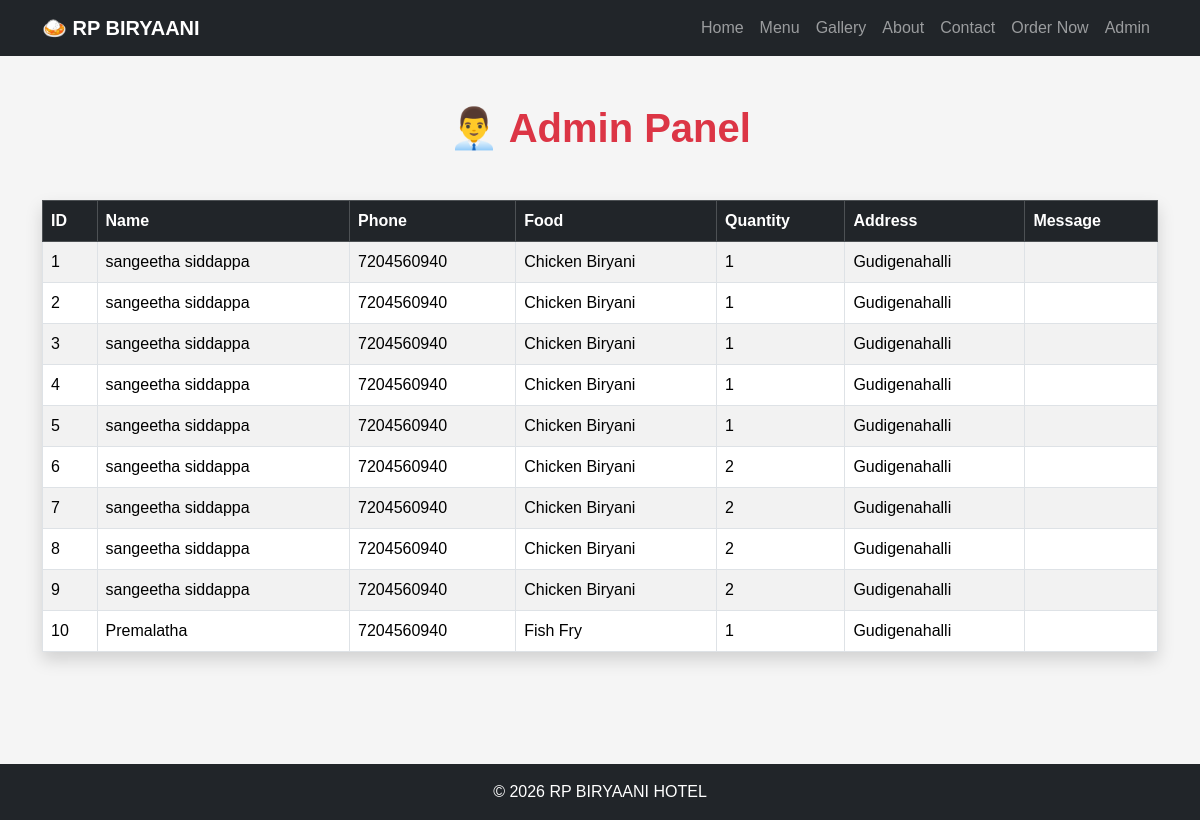
The page /admin on the database its author committed.
### tables this page shows
CREATE TABLE orders(
    id INTEGER PRIMARY KEY AUTOINCREMENT,
    name TEXT,
    phone TEXT,
    food TEXT,
    quantity INTEGER,
    address TEXT,
    message TEXT
);

### app.py (the view)
@app.route("/admin")
def admin():
    conn = sqlite3.connect("orders.db")
    cursor = conn.cursor()
    cursor.execute("SELECT * FROM orders")
    orders = cursor.fetchall()
    conn.close()
    return render_template("admin.html", orders=orders)

### templates/admin.html
{% extends "base.html" %}
{% block content %}
<div class="container py-5">
    <h1 class="text-center text-danger mb-5">
        👨‍💼 Admin Panel
    </h1>
    <table class="table table-bordered table-striped shadow">
        <thead class="table-dark">
            <tr>
                <th>ID</th>
                <th>Name</th>
                <th>Phone</th>
                <th>Food</th>
                <th>Quantity</th>
                <th>Address</th>
                <th>Message</th>
            </tr>
        </thead>
        <tbody>
            {% for order in orders %}
            <tr>
                <td>{{ order[0] }}</td>
                <td>{{ order[1] }}</td>
                <td>{{ order[2] }}</td>
                <td>{{ order[3] }}</td>
                <td>{{ order[4] }}</td>
                <td>{{ order[5] }}</td>
                <td>{{ order[6] }}</td>
            </tr>
            {% endfor %}
        </tbody>
    </table>
</div>
{% endblock %}

### templates/base.html (shortened to what this page needs)
<!DOCTYPE html>
<html lang="en">
<head>
<link href="https://cdn.jsdelivr.net/npm/bootstrap@5.3.3/dist/css/bootstrap.min.css" rel="stylesheet">
<link rel="stylesheet" href="{{ url_for('static', filename='css/style.css') }}">
</head>
<body>
<nav class="navbar navbar-expand-lg navbar-dark bg-dark">
<div class="container">
<a class="navbar-brand fw-bold" href="/">🍛 RP BIRYAANI</a>
<div class="collapse navbar-collapse" id="navbarNav">
<ul class="navbar-nav ms-auto">
<li class="nav-item">
<a class="nav-link" href="/">Home</a>
</li>
<li class="nav-item">
<a class="nav-link" href="/menu">Menu</a>
</li>
<li class="nav-item">
<a class="nav-link" href="/gallery">Gallery</a>
</li>
<li class="nav-item">
<a class="nav-link" href="/about">About</a>
</li>
<li class="nav-item">
<a class="nav-link" href="/contact">Contact</a>
</li>
<li class="nav-item">
    <a class="nav-link" href="/order">Order Now</a>
</li>
<li class="nav-item">
    <a class="nav-link" href="/admin">Admin</a>
</li>
</ul>
</div>
</div>
</nav>
{% block content %}
{% endblock %}
<footer class="bg-dark text-white text-center p-3 mt-5">
© 2026 RP BIRYAANI HOTEL
</footer>
</body>
</html>

### static/css/style.css (style rules this page uses)
body { margin:0; font-family:Arial,Helvetica,sans-serif; background:#f5f5f5; }
h1 { font-weight:bold; }

### rows shown on the page
orders: id "1", name "sangeetha siddappa", phone "7204560940", food "Chicken Biryani", quantity "1", address "Gudigenahalli"
orders: id "2", name "sangeetha siddappa", phone "7204560940", food "Chicken Biryani", quantity "1", address "Gudigenahalli"
orders: id "3", name "sangeetha siddappa", phone "7204560940", food "Chicken Biryani", quantity "1", address "Gudigenahalli"
orders: id "4", name "sangeetha siddappa", phone "7204560940", food "Chicken Biryani", quantity "1", address "Gudigenahalli"
orders: id "5", name "sangeetha siddappa", phone "7204560940", food "Chicken Biryani", quantity "1", address "Gudigenahalli"
orders: id "6", name "sangeetha siddappa", phone "7204560940", food "Chicken Biryani", quantity "2", address "Gudigenahalli"
orders: id "7", name "sangeetha siddappa", phone "7204560940", food "Chicken Biryani", quantity "2", address "Gudigenahalli"
orders: id "8", name "sangeetha siddappa", phone "7204560940", food "Chicken Biryani", quantity "2", address "Gudigenahalli"
orders: id "9", name "sangeetha siddappa", phone "7204560940", food "Chicken Biryani", quantity "2", address "Gudigenahalli"
orders: id "10", name "Premalatha", phone "7204560940", food "Fish Fry", quantity "1", address "Gudigenahalli"
